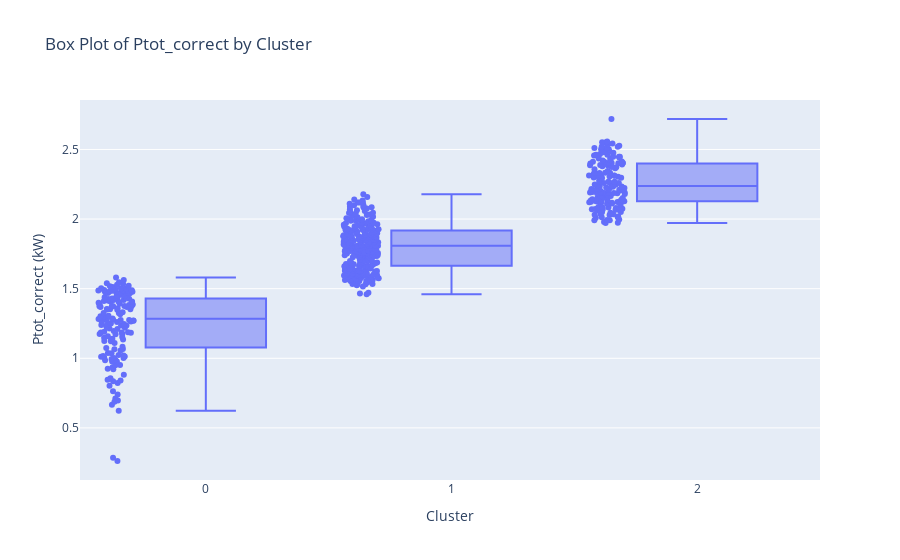
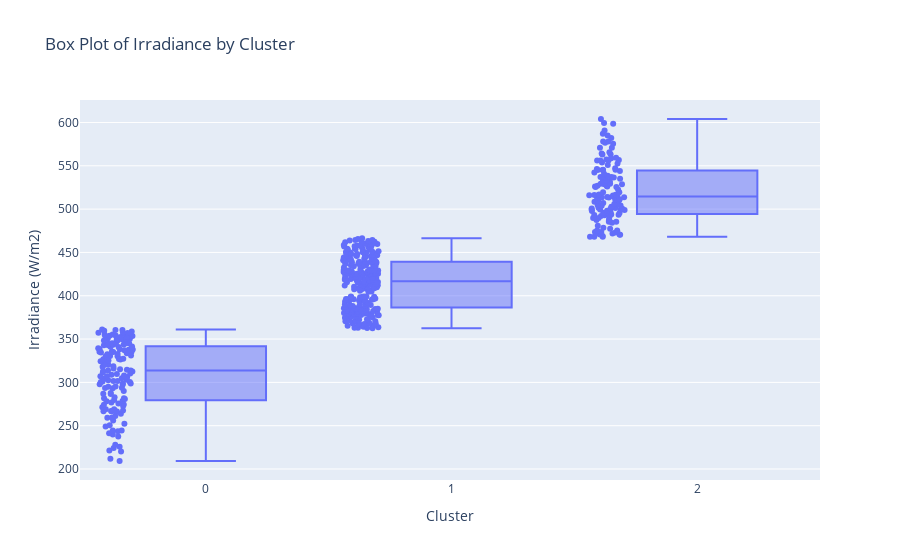

Source (notebook cell) for these figures, in order:
### Markdown cell above
## Box plot each cluter

### Code cell
fig = px.box(cluster_df, 
             x='Cluster', 
             y='PVtot_correct_avg (kW)', 
             points='all', # Show all data points on the box plot
             title='Box Plot of Ptot_correct by Cluster',
             labels={'Cluster': 'Cluster', 'Ptot_correct (kW)': 'Ptot_correct (kW)'})
fig.update_layout(
    xaxis=dict(title='Cluster'),
    yaxis=dict(title='Ptot_correct (kW)'),
    boxmode='group'  # Group box plots by clusters
)
fig.show()

fig = px.box(cluster_df, 
             x='Cluster', 
             y='Irradiance_avg (W/m2)', 
             points='all', # Show all data points on the box plot
             title='Box Plot of Irradiance by Cluster',
             labels={'Cluster': 'Cluster', 'Irradiance (W/m2)': 'Irradiance (W/m2)'})
fig.update_layout(
    xaxis=dict(title='Cluster'),
    yaxis=dict(title='Irradiance (W/m2)'),
    boxmode='group'  # Group box plots by clusters
)
fig.show()

### Figure 1 — Plotly figure (JSON) as saved in the notebook; plotly's stock layout.template omitted (floating-point values rounded to 4 significant figures; data arrays with more than 128 entries replaced by an {"elided": "..."} marker saying what was removed)
{"data": [{"alignmentgroup": "True", "boxpoints": "all", "hovertemplate": "Cluster=%{x}<br>PVtot_correct_avg (kW)=%{y}<extra></extra>", "legendgroup": "", "marker": {"color": "#636efa"}, "name": "", "notched": false, "offsetgroup": "", "orientation": "v", "showlegend": false, "type": "box", "x": {"elided": "607 int values"}, "x0": " ", "xaxis": "x", "y": {"elided": "607 float values"}, "y0": " ", "yaxis": "y"}], "layout": {"boxmode": "group", "legend": {"tracegroupgap": 0}, "title": {"text": "Box Plot of Ptot_correct by Cluster"}, "xaxis": {"anchor": "y", "domain": [0, 1], "title": {"text": "Cluster"}}, "yaxis": {"anchor": "x", "domain": [0, 1], "title": {"text": "Ptot_correct (kW)"}}}}

### Figure 2 — Plotly figure (JSON) as saved in the notebook; plotly's stock layout.template omitted (floating-point values rounded to 4 significant figures; data arrays with more than 128 entries replaced by an {"elided": "..."} marker saying what was removed)
{"data": [{"alignmentgroup": "True", "boxpoints": "all", "hovertemplate": "Cluster=%{x}<br>Irradiance_avg (W/m2)=%{y}<extra></extra>", "legendgroup": "", "marker": {"color": "#636efa"}, "name": "", "notched": false, "offsetgroup": "", "orientation": "v", "showlegend": false, "type": "box", "x": {"elided": "607 int values"}, "x0": " ", "xaxis": "x", "y": {"elided": "607 float values"}, "y0": " ", "yaxis": "y"}], "layout": {"boxmode": "group", "legend": {"tracegroupgap": 0}, "title": {"text": "Box Plot of Irradiance by Cluster"}, "xaxis": {"anchor": "y", "domain": [0, 1], "title": {"text": "Cluster"}}, "yaxis": {"anchor": "x", "domain": [0, 1], "title": {"text": "Irradiance (W/m2)"}}}}
